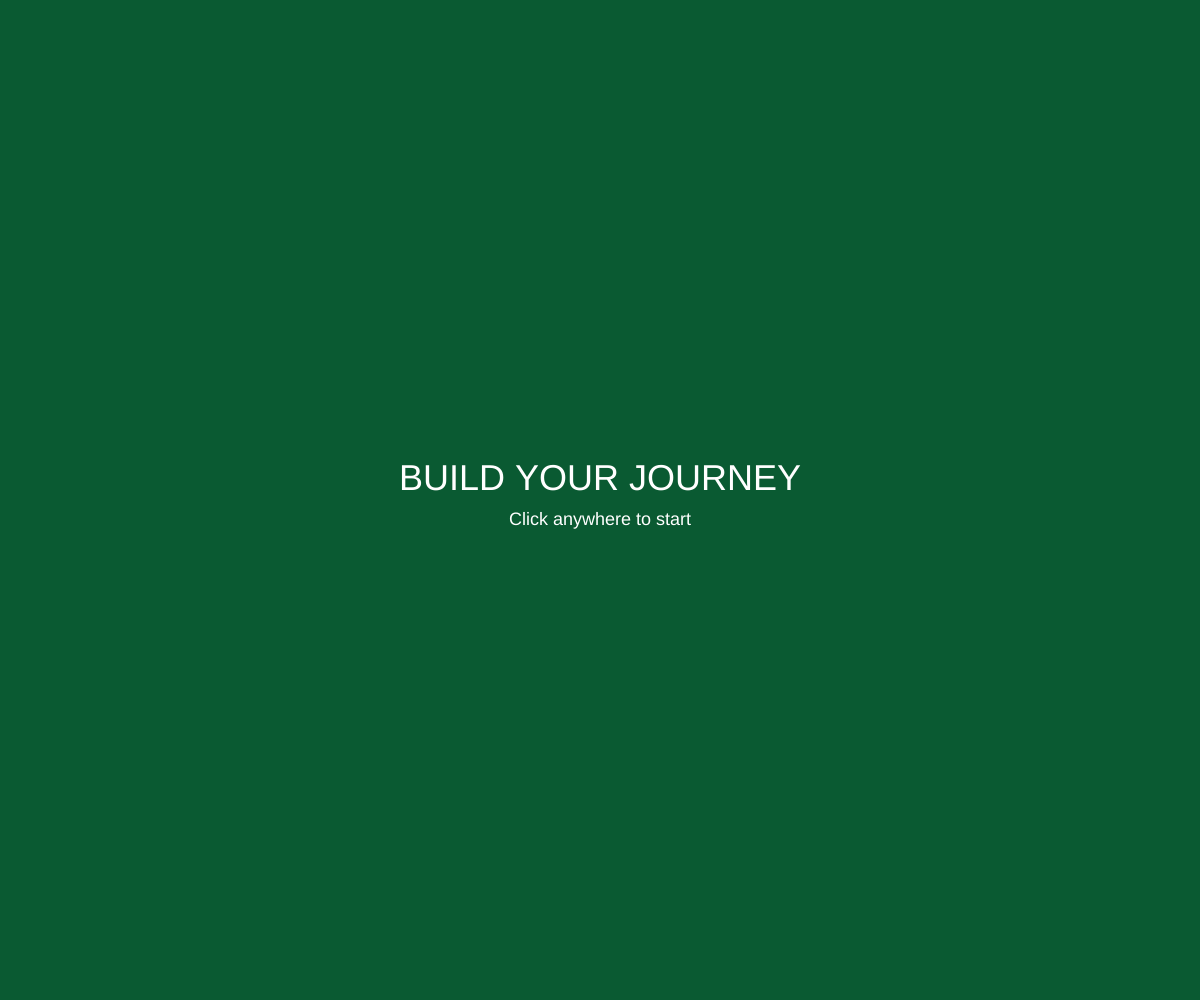
Frame 1 (no input)
Frame 60 (no input): identical to frame 1, image omitted
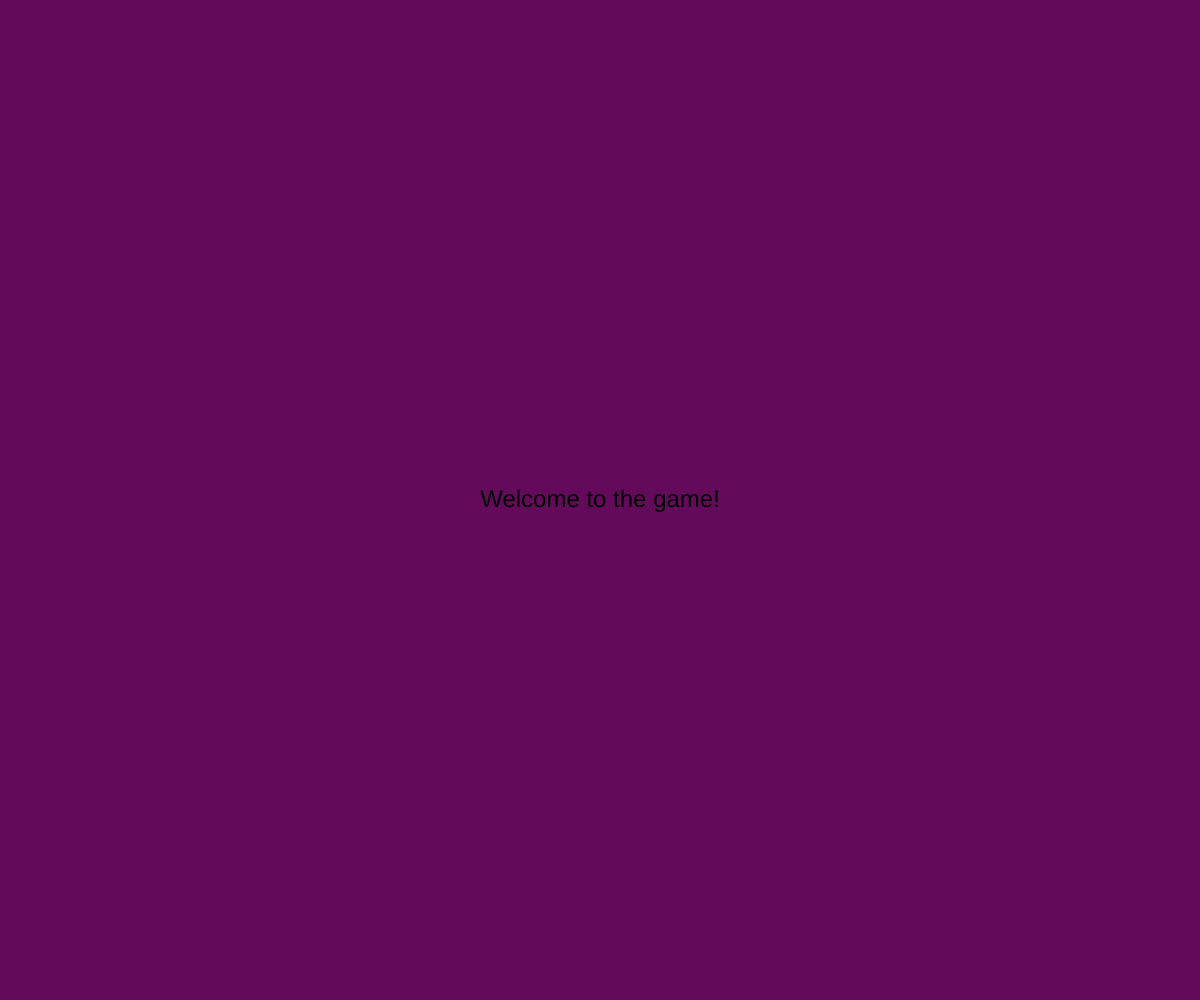
Frame 120 (the mouse pressed at the canvas centre since frame 60)

The p5.js sketch that drew these frames (run headless with seeded random() and noise() and a simulated clock; from frame 60 on, the mouse is pressed at the canvas centre):

// p5.js sketch
// ── sketch.js
let showSplash = true;

function setup() {
  createCanvas(windowWidth, windowHeight);
}

function draw() {
  if (showSplash) {
    // Splash screen
    background(10, 90, 50);

    fill(255);
    textAlign(CENTER, CENTER);

    textSize(36);
    text("BUILD YOUR JOURNEY", width / 2, height / 2 - 20);

    textSize(18);
    text("Click anywhere to start", width / 2, height / 2 + 20);
  } else {
    // Main screen
    background(100, 10, 90);

    fill(0);
    textSize(24);
    textAlign(CENTER, CENTER);
    text("Welcome to the game!", width / 2, height / 2);
  }
}

function mousePressed() {
  showSplash = false;
}

function windowResized() {
  resizeCanvas(windowWidth, windowHeight);
}
